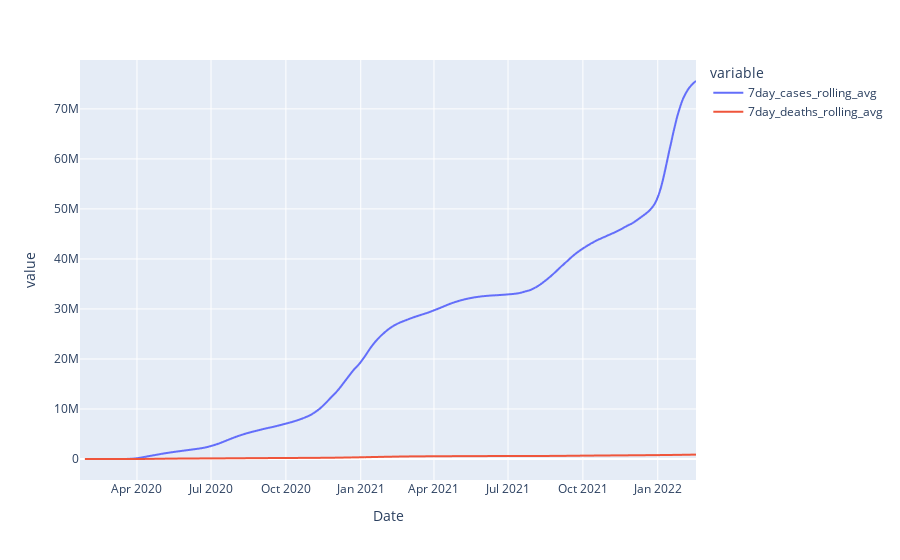

The notebook cell this image was saved under:
### Markdown cell above
### Plotly cases of 7 day rolling average

### Code cell
px.line(covid_df1, x='Date', y=['7day_cases_rolling_avg','7day_deaths_rolling_avg'])

### Figure 1 — Plotly figure (JSON) as saved in the notebook; plotly's stock layout.template omitted (floating-point values rounded to 4 significant figures; data arrays with more than 128 entries replaced by an {"elided": "..."} marker saying what was removed)
{"data": [{"hovertemplate": "variable=7day_cases_rolling_avg<br>Date=%{x}<br>value=%{y}<extra></extra>", "legendgroup": "7day_cases_rolling_avg", "line": {"color": "#636efa", "dash": "solid"}, "marker": {"symbol": "circle"}, "mode": "lines", "name": "7day_cases_rolling_avg", "showlegend": true, "type": "scattergl", "x": {"elided": "758 str values"}, "xaxis": "x", "y": {"elided": "758 float values"}, "yaxis": "y"}, {"hovertemplate": "variable=7day_deaths_rolling_avg<br>Date=%{x}<br>value=%{y}<extra></extra>", "legendgroup": "7day_deaths_rolling_avg", "line": {"color": "#EF553B", "dash": "solid"}, "marker": {"symbol": "circle"}, "mode": "lines", "name": "7day_deaths_rolling_avg", "showlegend": true, "type": "scattergl", "x": {"elided": "758 str values"}, "xaxis": "x", "y": {"elided": "758 float values"}, "yaxis": "y"}], "layout": {"legend": {"title": {"text": "variable"}, "tracegroupgap": 0}, "margin": {"t": 60}, "xaxis": {"anchor": "y", "domain": [0, 1], "title": {"text": "Date"}}, "yaxis": {"anchor": "x", "domain": [0, 1], "title": {"text": "value"}}}}
